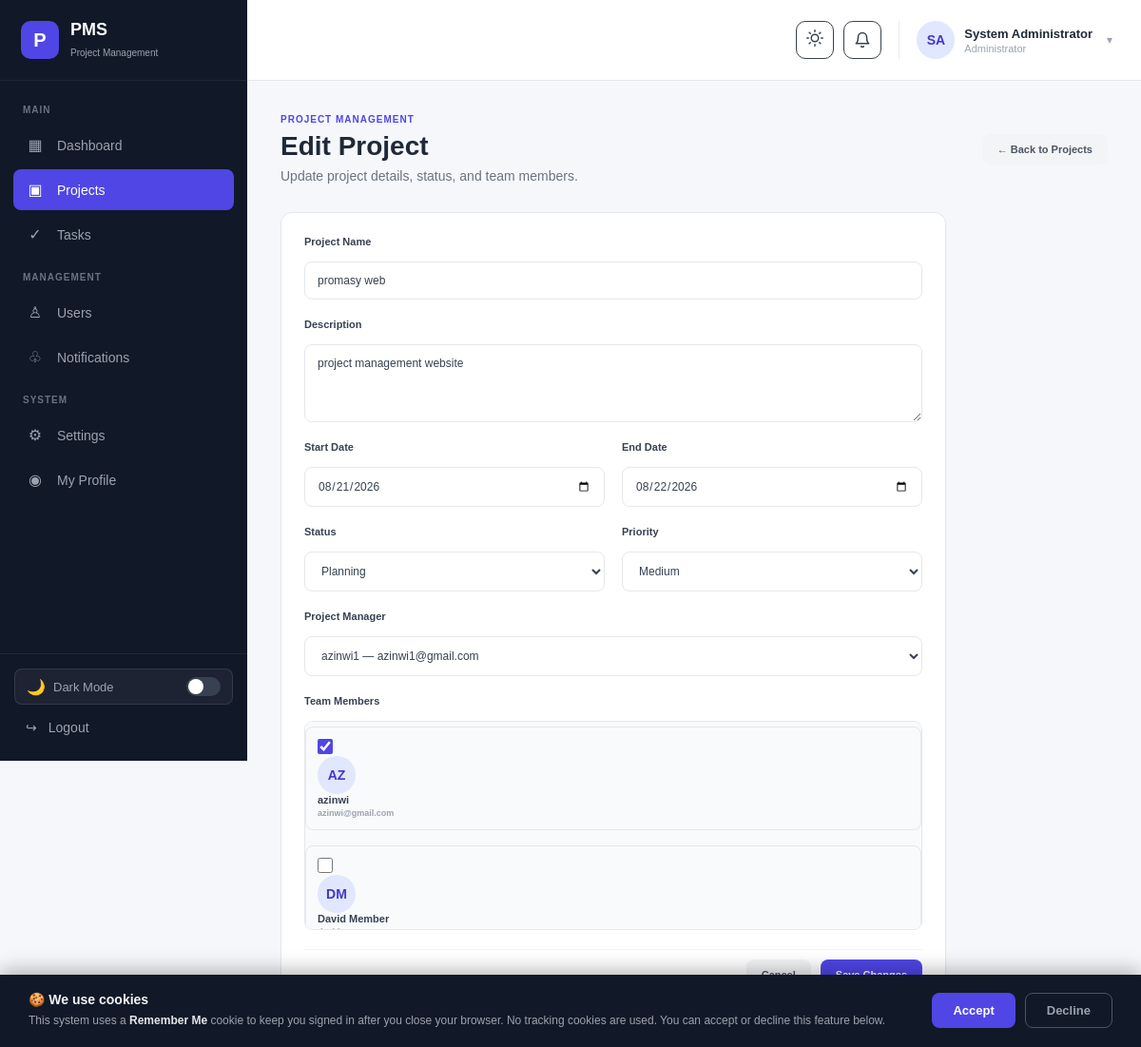
The page /edit-project.php?id=5 (signed in) on the database its author committed.
### tables this page shows
CREATE TABLE `projects` (
  `id` int NOT NULL AUTO_INCREMENT,
  `name` varchar(150) NOT NULL,
  `description` text,
  `start_date` date NOT NULL,
  `end_date` date DEFAULT NULL,
  `status` enum('planning','in_progress','on_hold','completed','cancelled') NOT NULL DEFAULT 'planning',
  `priority` enum('low','medium','high','urgent') NOT NULL DEFAULT 'medium',
  `manager_id` int NOT NULL,
  `created_by` int NOT NULL,
  `created_at` timestamp NULL DEFAULT CURRENT_TIMESTAMP,
  `updated_at` timestamp NULL DEFAULT CURRENT_TIMESTAMP ON UPDATE CURRENT_TIMESTAMP,
  PRIMARY KEY (`id`),
  KEY `fk_project_manager` (`manager_id`),
  KEY `fk_project_creator` (`created_by`)
);

CREATE TABLE `users` (
  `id` int NOT NULL AUTO_INCREMENT,
  `full_name` varchar(100) NOT NULL,
  `email` varchar(150) NOT NULL,
  `password` varchar(255) NOT NULL,
  `role` enum('admin','project_manager','member') NOT NULL DEFAULT 'member',
  `profile_image` varchar(255) DEFAULT NULL,
  `status` enum('active','inactive') NOT NULL DEFAULT 'active',
  `created_at` timestamp NULL DEFAULT CURRENT_TIMESTAMP,
  `updated_at` timestamp NULL DEFAULT CURRENT_TIMESTAMP ON UPDATE CURRENT_TIMESTAMP,
  `last_seen_at` timestamp NULL DEFAULT NULL,
  PRIMARY KEY (`id`),
  UNIQUE KEY `email` (`email`)
);

### edit-project.php (the view, shortened to what this page needs)
<?php
require_once "auth_check.php";
require_once "avatar_helper.php";;
if ($_SERVER["REQUEST_METHOD"] !== "POST") {
    $project_id = (int) ($_GET["id"] ?? 0);
    $stmt = mysqli_prepare($conn, "SELECT * FROM projects WHERE id = ?");
    mysqli_stmt_bind_param($stmt, "i", $project_id);
    mysqli_stmt_execute($stmt);
    $result = mysqli_stmt_get_result($stmt);
    $project = mysqli_fetch_assoc($result);
    $managers = [];
    $mgr_result = mysqli_query($conn, "SELECT id, full_name, email FROM users WHERE role = 'project_manager' AND status = 'active' ORDER BY full_name ASC");
    if ($mgr_result) {
        while ($row = mysqli_fetch_assoc($mgr_result)) {
            $managers[] = $row;
        }
    }
    $members = [];
    $mem_result = mysqli_query($conn, "SELECT id, full_name, email, profile_image FROM users WHERE role = 'member' AND status = 'active' ORDER BY full_name ASC");
    if ($mem_result) {
        while ($row = mysqli_fetch_assoc($mem_result)) {
            $members[] = $row;
        }
    }
    $assigned_member_ids = [];
    $pm_result = mysqli_prepare($conn, "SELECT user_id FROM project_members WHERE project_id = ?");
    mysqli_stmt_bind_param($pm_result, "i", $project_id);
    mysqli_stmt_execute($pm_result);
    $pm_rows = mysqli_stmt_get_result($pm_result);
    if ($pm_rows) {
        while ($pm_row = mysqli_fetch_assoc($pm_rows)) {
            $assigned_member_ids[] = (int) $pm_row["user_id"];
        }
    }
    $admin_name = $_SESSION["full_name"] ?? "Administrator";
    $statuses = ["planning", "in_progress", "on_hold", "pending_approval", "completed", "cancelled"];
    $priorities = ["low", "medium", "high", "urgent"];
    ?>
<!DOCTYPE html>
<html lang="en">
<head>
    <link rel="stylesheet" href="assets/css/style.css">
</head>
<body>
<div class="admin-layout">
    <aside class="sidebar">
        <div class="sidebar-logo">
            <div class="logo-icon">P</div>
            <div><h2>PMS</h2><span>Project Management</span></div>
        </div>
        <nav class="sidebar-nav">
            <p class="nav-title">MAIN</p>
            <a href="admin-dashboard.php" class="nav-item"><span class="nav-icon">▦</span> Dashboard</a>
            <a href="projects.php" class="nav-item active"><span class="nav-icon">▣</span> Projects</a>
            <a href="tasks.php" class="nav-item"><span class="nav-icon">✓</span> Tasks</a>
            <p class="nav-title">MANAGEMENT</p>
            <a href="users.php" class="nav-item"><span class="nav-icon">♙</span> Users</a>
            <a href="notifications.php" class="nav-item"><span class="nav-icon">♧</span> Notifications</a>
            <p class="nav-title">SYSTEM</p>
            <a href="settings.php" class="nav-item"><span class="nav-icon">⚙</span> Settings</a>
            <a href="profile.php" class="nav-item"><span class="nav-icon">◉</span> My Profile</a>
        </nav>
        <div class="sidebar-bottom">
            <button class="dark-mode-toggle" onclick="toggleDarkMode()" title="Toggle Dark Mode">
                <span class="toggle-icon">🌙</span><span>Dark Mode</span><span class="toggle-track"></span>
            </button>
            <a href="logout.php" class="logout-item"><span>↪</span> Logout</a>
        </div>
    </aside>
    <main class="main-content">
        <header class="topbar">
            <div class="topbar-right">
                <button class="theme-toggle-btn" onclick="toggleTheme()" title="Toggle Theme">
                    <span class="theme-icon-light"></span>
                </button>
                <button class="notification-button" type="button" onclick="window.location.href='notifications.php'" style="position:relative;">
                    <svg width="18" height="18" viewBox="0 0 24 24" fill="none" stroke="currentColor" stroke-width="2" stroke-linecap="round" stroke-linejoin="round"><path d="M18 8A6 6 0 0 0 6 8c0 7-3 9-3 9h18s-3-2-3-9"/><path d="M13.73 21a2 2 0 0 1-3.46 0"/></svg><span class="notification-dot" id="notifBadge" style="display:none;"></span>
                </button>
                <div class="admin-profile">
                    <?= render_avatar($_SESSION["profile_image"] ?? null, $admin_name, (int)($_SESSION["user_id"])) ?>
                    <div class="profile-info"><strong><?= htmlspecialchars($admin_name) ?></strong><span>Administrator</span></div>
                    <span class="profile-arrow">▾</span>
                </div>
            </div>
        </header>
        <section class="dashboard-content">
            <div class="page-header">
                <div>
                    <span class="page-label">PROJECT MANAGEMENT</span>
                    <h1>Edit Project</h1>
                    <p>Update project details, status, and team members.</p>
                </div>
                <div class="page-actions">
                    <a href="projects.php" class="secondary-button">← Back to Projects</a>
                </div>
            </div>
            <div class="form-container">
                <div class="dashboard-card">
                    <form method="POST" action="edit-project.php">
                        <div class="form-group">
                            <label>Project Name</label>
                            <input type="text" name="name" value="<?= htmlspecialchars($project["name"]) ?>" placeholder="Enter project name" required>
                        </div>
                        <div class="form-group">
                            <label>Description</label>
                            <textarea name="description" rows="4" placeholder="Describe the project..."><?= htmlspecialchars($project["description"]) ?></textarea>
                        </div>
                        <div class="form-row">
                            <div class="form-group">
                                <label>Start Date</label>
                                <input type="date" name="start_date" value="<?= htmlspecialchars($project["start_date"]) ?>" required>
                            </div>
                            <div class="form-group">
                                <label>End Date</label>
                                <input type="date" name="end_date" value="<?= htmlspecialchars($project["end_date"] ?? "") ?>">
                            </div>
                        </div>
                        <div class="form-row">
                            <div class="form-group">
                                <label>Status</label>
                                <select name="status">
                                    <?php foreach ($statuses as $s): ?>
                                        <option value="<?= $s ?>" <?= ($project["status"] === $s) ? "selected" : "" ?>><?= ucfirst(str_replace("_", " ", $s)) ?></option>
                                    <?php endforeach; ?>
                                </select>
                            </div>
                            <div class="form-group">
                                <label>Priority</label>
                                <select name="priority">
                                    <?php foreach ($priorities as $p): ?>
                                        <option value="<?= $p ?>" <?= ($project["priority"] === $p) ? "selected" : "" ?>><?= ucfirst($p) ?></option>
                                    <?php endforeach; ?>
                                </select>
                            </div>
                        </div>
                        <div class="form-group">
                            <label>Project Manager</label>
                            <select name="manager_id" required>
                                <?php foreach ($managers as $mgr): ?>
                                    <option value="<?= (int) $mgr["id"] ?>" <?= ((int) $project["manager_id"] === (int) $mgr["id"]) ? "selected" : "" ?>>
                                        <?= htmlspecialchars($mgr["full_name"]) ?> — <?= htmlspecialchars($mgr["email"]) ?>
                                    </option>
                                <?php endforeach; ?>
                            </select>
                        </div>
                        <div class="form-group">
                            <label>Team Members</label>
                            <div class="member-selection">
                                <?php if (empty($members)): ?>
                                    <p class="no-members">No active team members available.</p>
                                <?php else: ?>
                                    <?php foreach ($members as $member): ?>
                                        <label class="member-option">
                                            <input type="checkbox" name="members[]" value="<?= (int) $member["id"] ?>" <?= in_array((int) $member["id"], $assigned_member_ids) ? "checked" : "" ?>>
                                            <?= render_avatar($member["profile_image"] ?? null, $member["full_name"], (int)$member["id"]) ?>
                                            <span class="member-details">
                                                <strong><?= htmlspecialchars($member["full_name"]) ?></strong>
                                                <small><?= htmlspecialchars($member["email"]) ?></small>
                                            </span>
                                        </label>
                                    <?php endforeach; ?>
                                <?php endif; ?>
                            </div>
                        </div>
                        <div class="modal-actions">
                            <a href="projects.php" class="secondary-button">Cancel</a>
                            <button type="submit" class="primary-button">Save Changes</button>
                        </div>
                    </form>
                </div>
            </div>
        </section>
    </main>
</div>
<?php include "cookie_consent.php"; ?>
</body>
</html>
    <?php
    exit;
}
?>

### avatar_helper.php (shortened to what this page needs)
<?php
function render_avatar(?string $profile_image, string $name, $user_id = 0, string $size = 'sm'): string
{
    $initials = compute_initials($name ?? '');
    $sizes = [
        'sm' => ['class' => 'profile-avatar',   'css' => 'width:40px;height:40px;font-size:14px;'],
        'md' => ['class' => 'member-avatar',    'css' => 'width:56px;height:56px;font-size:16px;'],
        'lg' => ['class' => 'large-profile-avatar', 'css' => 'width:100px;height:100px;font-size:30px;'],
    ];
    $s = $sizes[$size] ?? $sizes['sm'];
    $escaped_initials = htmlspecialchars($initials, ENT_QUOTES, 'UTF-8');
    return '<div class="' . $s['class'] . '" style="' . $s['css'] . '">'
         . $escaped_initials
         . '</div>';
}
function compute_initials(string $name): string
{
    $parts = explode(' ', trim($name));
    if (count($parts) >= 2) {
        return strtoupper(substr($parts[0], 0, 1) . substr($parts[count($parts) - 1], 0, 1));
    }
    return strtoupper(substr($name, 0, 2));
}

### rows shown on the page
projects: name "promasy web", description "project management website", start_date "08/21/2026", end_date "08/22/2026", status "Planning", priority "Medium", manager_id "azinwi1 — azinwi1@gmail.com"
users: id "☑", full_name "AZ", full_name "azinwi", email "azinwi@gmail.com"
users: full_name "DM", full_name "David Member"

### other values the page prints
$escaped_initials "SA"
$admin_name "System Administrator"
